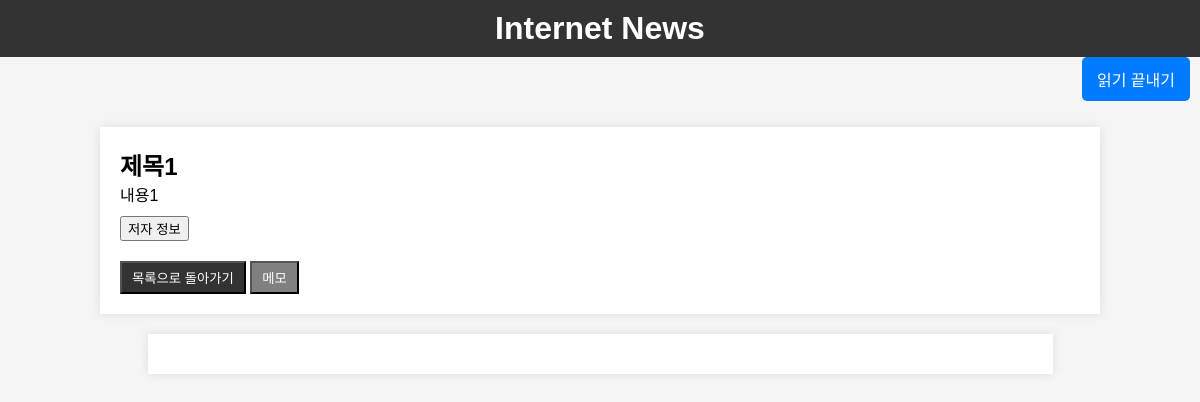
The page /article/1 on the database as committed earlier.
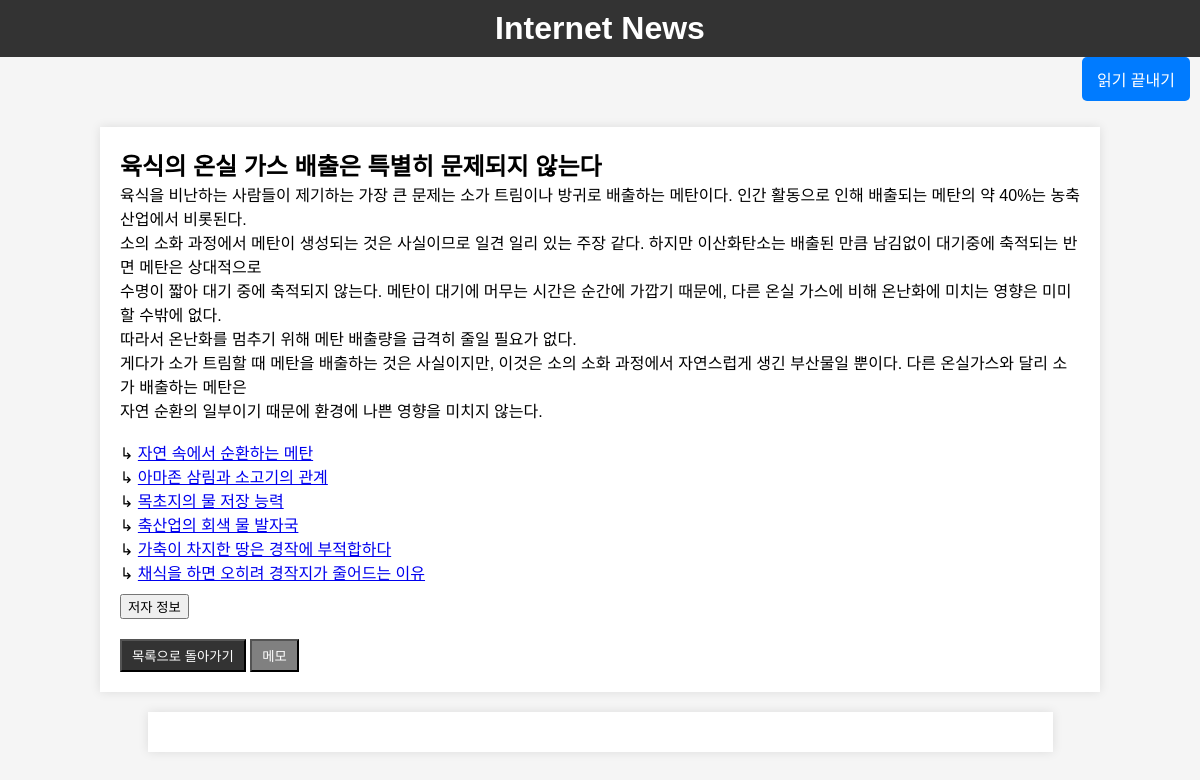
The same page on the database as committed later.
### app.py (models this page shows)
class Article(db.Model):
    id = db.Column(db.Integer, primary_key=True)
    title = db.Column(db.String(100), nullable=False)
    content = db.Column(db.Text, nullable=False)
    author_name = db.Column(db.String(100))  # 저자 이름
    author_occupation = db.Column(db.String(100))  # 저자 직업
    author_email = db.Column(db.String(100))  # 저자 이메일
    author_description = db.Column(db.Text)  # 저자 설명
    ratings = db.relationship('Rating', backref='article', lazy=True)

### app.py (the view)
@app.route('/article/<int:article_id>')
def article(article_id):
    article = Article.query.get_or_404(article_id)
    return render_template('/article/article.html', article=article)

### templates/article/article.html (shortened to what this page needs)
<!DOCTYPE html>
<html lang="en">
<head>
    <link rel="stylesheet" type="text/css" href="/static/styles.css">
</head>
<body>
    <header>
        <h1>Internet News</h1>
        <a href="{{ url_for('end_page') }}" class="end-button">읽기 끝내기</a>
    </header>
    <div class="container">
        <h2>{{ article.title }}</h2>
        <p>
            {{ article.content.replace('\n', '<br>')|safe }}
        </p>
        <button class="modal-button" onclick="openModal()">저자 정보</button>
        <button class="back-button" onclick="showQuestionModal(startTime, articleId, authorInfoClicked)">목록으로
            돌아가기</button>
        <button class="memo-button" onclick="openMemo()">메모</button>
    </div>
    <div class="memo-container" id="memoContainer"></div>
</body>
</html>

Rows that differ between the two databases and show on the page:
changed Article: title "제목1" → "육식의 온실 가스 배출은 특별히 문제되지 않는다"; content.replace "내용1" → "육식을 비난하는 사람들이 제기하는 가장 큰 문제는 소가 트림이나 방귀로 배출하는 메탄이다. 인간 활동으로 인해 배출되는 메탄의 약 40%는 농축산업에서 비롯된다. 소의 소화 과정에서 메탄이 생성되는 것은 사실이므로 일견 일리 있는 주장 같다. 하지만 이산화탄소는 배출된 만큼 남김없이 대기중에 축적되는 반면 메탄은 상대적으로 수명이 짧아 대기 중에 축적되지 않는다. 메탄이 대기에 머무는 시간은 순간에 가깝기 때문에, 다른 온실 가스에 비해 온난화에 미치는 영향은 미미할 수밖에 없다. 따라서 온난화를 멈추기 위해 메탄 배출량을 급격히 줄일 필요가 없다. 게다가 소가 트림할 때 메탄을 배출하는 것은 사실이지만, 이것은 소의 소화 과정에서 자연스럽게 생긴 부산물일 뿐이다. 다른 온실가스와 달리 소가 배출하는 메탄은 자연 순환의 일부이기 때문에 환경에 나쁜 영향을 미치지 않는다. ↳ 자연 속에서 순환하는 메탄 ↳ 아마존 삼림과 소고기의 관계 ↳ 목초지의 물 저장 능력 ↳ 축산업의 회색 물 발자국 ↳ 가축이 차지한 땅은 경작에 부적합하다 ↳ 채식을 하면 오히려 경작지가 줄어드는 이유"
